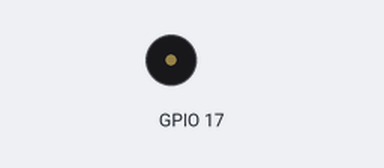
The program below on a simulated Raspberry Pi (BCM pin numbers). Shown: buzzer (waves = sounding). At 26.5 s the program stops and its outputs stay as they are.

Above: at 0.4 s.
At 8.7 s:
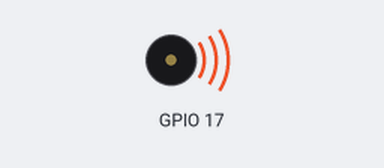
Timing chart, 0 to 26.0 s (numbered marks = the images above):
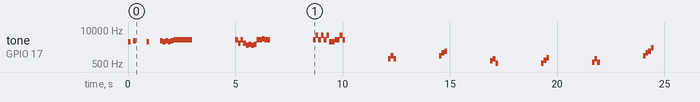

Measured:
- by itself, tone on GPIO 17: plays 3520 Hz for 0.13 s, 3951 Hz for 0.13 s, 3520 Hz for 0.13 s, 3951 Hz for 0.13 s, 3520 Hz for 0.13 s, 3951 Hz for 0.13 s … (49 notes in this stretch)

The program:

proves_buzzer_passiu_20241122.py
```python
from classe_Buzzer_Passiu_underon_3 import *
import time

BP = Buzzer_Passiu(17, 277)

#print(BP)

notes = BP.notes

alarma_incendis = [
    "La7", '', "Si7","","","","", "La7", "","","","","Si7", "La7", "Si7", "La7", "Si7",
    "Do8", "Do8", "Do8", "Do8", "Do8", "Do8", "Do8"
]
alarma_gas = [
    "Do8", "Sol7", "Do8", "Sol7", "Mi7", "Fa7", "Mi7", "Fa7",
    "Do8", "Do8", "Re8", "Do8", "Do8"
]
alarma_intrusio = [
    "Do8", "Sol8", "Do8", "Sol8", "Do8", "Sol8", "La7", "La7",
    "Do8", "Do8", "Sol8", "Do8"
]
to_pulsacio = [
    "Sol5", "Do6", "Sol5"
]
to_armat = [
    "Do6", "Mi6", "Sol6"
]
to_desarmat = [
    "Mi5", "Sol5", "Do5"
]
to_notificacio = [
    "Do5", "Fa5", "La5"
]
to_error = [
    "Re5", "Sol5", "Re5"
]
to_confirmacio = [
    "Do6", "Mi6", "Sol6", "Do7"
]

melodies = [alarma_incendis, alarma_gas, alarma_intrusio, to_pulsacio, to_armat, to_desarmat, to_notificacio, to_error, to_confirmacio]
try:
    while True:
        for melodia in melodies:
#            for a in "a":
             for nota in melodia:
                   # print(nota, notes[nota])

                 BP.nota(notes[nota])


                 time.sleep(0.125)
             BP.desactiva()
             time.sleep(2)
        break


        for nota in notes:
            print(nota, notes[nota])
            BP.nota(notes[nota])
            time.sleep(0.125)
        break
        BP.nota()
        time.sleep(1)
        BP.nota(555)
        time.sleep(1)
        BP.nota(None)
        time.sleep(1)
        print("bip")

except KeyboardInterrupt:
    print("aturat")
```

classe_Buzzer_Passiu_underon_3.py
```python
import RPi.GPIO as GPIO
import time


class Buzzer_Passiu:
    def __init__(self, buzzer_pin, frequencia = 'Sol4'):
        self.notes = notes
        self.pin = buzzer_pin
        GPIO.setmode(GPIO.BCM)  # Mode de numeraciÃ³ de pins
        GPIO.setup(self.pin, GPIO.OUT)  # Configura el pin del buzzer com a sortida

        '''#Definir la freqüencia inicial
        if not (isinstance(frequencia, float) or isinstance(frequencia, int)):
            self.frequencia = notes[frequencia]
        else:
            self.frequencia = frequencia'''
        self.frequencia = self.filtre_nota(frequencia) #Definir la freqüencia inicial
        self.Buzz = GPIO.PWM(self.pin, self.frequencia)

    def nota(self, Frequencia = '', Duty_cycle = 50):
        '''Reprodueix una nota activant el buzzer, però no el desactiva, es queda la nota "in aeternum" /inneternum/'''
        frequencia = self.filtre_nota(Frequencia)
        if frequencia != - 1:
            self.activa(Duty_cycle)
            self.canvia_frequencia(frequencia)
        else:
            self.desactiva()

    def filtre_nota(self, frequencia):
        '''Funció per triar la nota a reproduïr'''
        if frequencia == '':
            return (-1)
        elif not (isinstance(frequencia, float) or isinstance(frequencia, int)):
            try:
                return (notes[frequencia])
            except KeyError:
                return (-1)
        elif frequencia is None:
            return (notes[frequencia])
        else:
            return (frequencia)

    def melodia(self, llista_notes = "to_error"):
        '''Reprodueix una llista de notes (melodia) activant el buzzer, en acabar la llista, atura el buzzer'''
        dd

    def activa(self, Duty_cycle = 50): # Duty cycle al 50% per a millor qualitat de so en la majoria de buzzers
        '''Activa el buzzer per a poder-lo usar'''
        self.Buzz.start(Duty_cycle)

    def desactiva(self):
        '''Atura el buzzer per a que deixi de sonar'''
        self.Buzz.stop()

    def canvia_frequencia(self, frequencia):
        '''Canvia la freqüència de reproducció del buzzer'''
        self.Buzz.ChangeFrequency(frequencia)


    def __str__(self):
        return (f"Funció per a controlar un buzzer passiu amb notes (stribut notes) i melodies (atribut melodies) predefinides\n"
                f"Tot i aquestes notes predefinides, es pot introduir manualment la freqüencia dessitjada per a ser reproduida.\n"
                f"Com a entrada de freqüencia, tant pot ser una variable string amb el nom de la nota predefinida com la frequència\n"
                f"en variable tipus integer o float. Així mateix, la la frequencia de la llista de notes de la melodia pot tenir\n"
                f"exactament el mateix format, o bé str amb el nom del predefinit o el valor int/float indiscriminadament.\n"
                f"Si no s'introdueix cap tipus de frequencia, s'usarà la per defecte Sol4 de 392.00 Hz.")

#### Notes predefinides

notes = {
    "Do0": 16.35, "Do#0": 17.32, "Re0": 18.35, "Re#0": 19.45, "Mi0": 20.60,
    "Fa0": 21.83, "Fa#0": 23.12, "Sol0": 24.50, "Sol#0": 25.96, "La0": 27.50,
    "La#0": 29.14, "Si0": 30.87,

    "Do1": 32.70, "Do#1": 34.65, "Re1": 36.71, "Re#1": 38.89, "Mi1": 41.20,
    "Fa1": 43.65, "Fa#1": 46.25, "Sol1": 49.00, "Sol#1": 51.91, "La1": 55.00,
    "La#1": 58.27, "Si1": 61.74,

    "Do2": 65.41, "Do#2": 69.30, "Re2": 73.42, "Re#2": 77.78, "Mi2": 82.41,
    "Fa2": 87.31, "Fa#2": 92.50, "Sol2": 98.00, "Sol#2": 103.83, "La2": 110.00,
    "La#2": 116.54, "Si2": 123.47,

    "Do3": 130.81, "Do#3": 138.59, "Re3": 146.83, "Re#3": 155.56, "Mi3": 164.81,
    "Fa3": 174.61, "Fa#3": 185.00, "Sol3": 196.00, "Sol#3": 207.65, "La3": 220.00,
    "La#3": 233.08, "Si3": 246.94,

    "Do4": 261.63, "Do#4": 277.18, "Re4": 293.66, "Re#4": 311.13, "Mi4": 329.63,
    "Fa4": 349.23, "Fa#4": 369.99, "Sol4": 392.00, "Sol#4": 415.30, "La4": 440.00,
    "La#4": 466.16, "Si4": 493.88,

    "Do5": 523.25, "Do#5": 554.37, "Re5": 587.33, "Re#5": 622.25, "Mi5": 659.26,
    "Fa5": 698.46, "Fa#5": 739.99, "Sol5": 783.99, "Sol#5": 830.61, "La5": 880.00,
    "La#5": 932.33, "Si5": 987.77,

    "Do6": 1046.50, "Do#6": 1108.73, "Re6": 1174.66, "Re#6": 1244.51, "Mi6": 1318.51,
    "Fa6": 1396.91, "Fa#6": 1479.98, "Sol6": 1567.98, "Sol#6": 1661.22, "La6": 1760.00,
    "La#6": 1864.66, "Si6": 1975.53,

    "Do7": 2093.00, "Do#7": 2217.46, "Re7": 2349.32, "Re#7": 2489.02, "Mi7": 2637.02,
    "Fa7": 2793.83, "Fa#7": 2959.96, "Sol7": 3135.96, "Sol#7": 3322.44, "La7": 3520.00,
    "La#7": 3729.31, "Si7": 3951.07,

    "Do8": 4186.01, "Do#8": 4434.92, "Re8": 4698.63, "Re#8": 4978.03, "Mi8": 5274.04,
    "Fa8": 5587.65, "Fa#8": 5919.91, "Sol8": 6271.93, "Sol#8": 6644.88, "La8": 7040.00,
    "La#8": 7458.62, "Si8": 7902.13,

    "Do9": 8372.02, "Do#9": 8869.84, "Re9": 9397.26, "Re#9": 9956.06,

    None: 1.0, "": -1
}


#### Melodies predefinides

melodies = {
    "alarma_incendis" : ["La7", "Si7", "La7", "Si7", "La7", "Si7", "La7", "Si7", "Do8", "Do8", "Do8", "Do8", "Do8", "Do8", "Do8"],
    "alarma_gas" : ["Do8", "Sol7", "Do8", "Sol7", "Mi7", "Fa7", "Mi7", "Fa7", "Do8", "Do8", "Re8", "Do8", "Do8"],
    "alarma_intrusio" : ["Do8", "Sol8", "Do8", "Sol8", "Do8", "Sol8", "La7", "La7", "Do8", "Do8", "Sol8", "Do8"],
    "to_pulsacio" : ["Sol5", "Do6", "Sol5"],
    "to_armat" : ["Do6", "Mi6", "Sol6"],
    "to_desarmat" : ["Mi5", "Sol5", "Do5"],
    "to_notificacio" : ["Do5", "Fa5", "La5"],
    "to_error" : ["Re5", "Sol5", "Re5"],
    "to_confirmacio" : ["Do6", "Mi6", "Sol6", "Do7"]
    }


'''
# Funció per reproduir una seqüència de notes
def play_sequence(sequence, duration=0.5):
    try:
        pwm.start(1)


    def encendre(self):
        """Activa el buzzer (so)."""
        GPIO.output(self.pin, GPIO.HIGH)


    def apagar(self):
        """Desactiva el buzzer (sense so)."""
        GPIO.output(self.pin, GPIO.LOW)

    def sonar_durant(self, segons):
        """Fa sonar el buzzer durant un cert temps (en segons)."""
        self.encendre()
        time.sleep(segons)
        self.apagar()

    def cleanup(self):
        """Neteja la configuració de GPIO."""
        GPIO.cleanup()


notes = {
    "C4": 261.63, "C#4": 277.18, "D4": 293.66, "D#4": 311.13, "E4": 329.63,
    "F4": 349.23, "F#4": 369.99, "G4": 392.00, "G#4": 415.30, "A4": 440.00,
    "A#4": 466.16, "B4": 493.88,
    "C5": 523.25, "C#5": 554.37, "D5": 587.33, "D#5": 622.25, "E5": 659.26,
    "F5": 698.46, "F#5": 739.99, "G5": 783.99, "G#5": 830.61, "A5": 880.00,
    "A#5": 932.33, "B5": 987.77,
    None: 1
}

# Crear PWM
pwm = GPIO.PWM(BUZZER_PIN, 440)  # Freqüència inicial
pwm.start(50)  # Duty cycle al 50%

# Funció per reproduir una seqüència de notes
def play_sequence(sequence, duration=0.5):
    try:
        pwm.start(1)
        for note in sequence:
            if note in notes:
                pwm.ChangeFrequency(notes[note])
                print(f"Tocant {note} - {notes[note]} Hz")
                time.sleep(duration)  # Durada de cada nota
        pwm.stop()
       # GPIO.output(BUZZER_PIN, GPIO.LOW)
       # pwm.ChangeFrequency('1')
    #finally:
    except KeyboardInterrupt:
        pwm.stop()
        GPIO.cleanup()

'''


'''


#####################

        #### Exemple amb un Buzzer Passiu'''
''' Un buzzer passiu necessita una freqüència específica. Amb aquest exemple es generen diferents
 sons.'''
'''    # Importa els mòduls necessaris
import RPi.GPIO as GPIO
import time
GPIO.setmode(GPIO.BCM)
BUZZER_PIN = 17
GPIO.setup(BUZZER_PIN, GPIO.OUT)
    # Defineix una freqüència (en Hz) i la durada (en segons)
pwm = GPIO.PWM(BUZZER_PIN, 440)  # Freqüència inicial de 440Hz
pwm.start(50)  # Duty cycle al 50%
try:
    pwm.ChangeFrequency(523)  # Nota Do
    time.sleep(0.5)
    pwm.ChangeFrequency(587)  # Nota Re
    time.sleep(0.5)
    pwm.ChangeFrequency(659)  # Nota Mi
    time.sleep(0.5)
    pwm.ChangeFrequency(698)  # Nota Fa
    time.sleep(0.5)
    pwm.stop()
finally:
    GPIO.cleanup()


'''
'''
#####


import RPi.GPIO as GPIO
import time

# Configuració del buzzer
GPIO.setmode(GPIO.BCM)
BUZZER_PIN = 17
GPIO.setup(BUZZER_PIN, GPIO.OUT)

# Diccionari de notes i freqüències
notes = {
    "C4": 261.63, "C#4": 277.18, "D4": 293.66, "D#4": 311.13, "E4": 329.63,
    "F4": 349.23, "F#4": 369.99, "G4": 392.00, "G#4": 415.30, "A4": 440.00,
    "A#4": 466.16, "B4": 493.88,
    "C5": 523.25, "C#5": 554.37, "D5": 587.33, "D#5": 622.25, "E5": 659.26,
    "F5": 698.46, "F#5": 739.99, "G5": 783.99, "G#5": 830.61, "A5": 880.00,
    "A#5": 932.33, "B5": 987.77,
    None: 1
}

# Crear PWM
pwm = GPIO.PWM(BUZZER_PIN, 440)  # Freqüència inicial
pwm.start(50)  # Duty cycle al 50%

# Funció per reproduir una seqüència de notes
def play_sequence(sequence, duration=0.5):
    try:
        pwm.start(1)
        for note in sequence:
            if note in notes:
                pwm.ChangeFrequency(notes[note])
                print(f"Tocant {note} - {notes[note]} Hz")
                time.sleep(duration)  # Durada de cada nota
        pwm.stop()
       # GPIO.output(BUZZER_PIN, GPIO.LOW)
       # pwm.ChangeFrequency('1')
    #finally:
    except KeyboardInterrupt:
        pwm.stop()
        GPIO.cleanup()


# Seqüència de proves
''''''
sequence = ["C4", "D4", "E4", "F4", "G4", "A4", "B4", "C5"]
sequence = ["C4", "C#4", "D4", "D#4", "E4", "F4", "F#4", "G4", "G#4", "A4", "A#4", "B4",
            "C5", "C#5", "D5", "D#5", "E5", "F5", "F#5", "G5", "G#5", "A5", "A#5", "B5"]
play_sequence(sequence, duration=0.5)
''''''
fire_alarm = ["C4", "G4", "C4", "G4"]
sequence = fire_alarm
play_sequence(sequence, duration=0.5)

time.sleep(2)

intrusion_alarm = ["C4", "D4", "E4", "F4", "G4"]
sequence = intrusion_alarm
play_sequence(sequence, duration=0.5)

time.sleep(2)

medical_alarm = ["A4", "A4", '1', "A4", "A4"]
sequence = medical_alarm
play_sequence(sequence, duration=0.5)

time.sleep(2)

gas_alarm = ["F3", '1', "F3", '1']
sequence = gas_alarm
play_sequence(sequence, duration=0.5)

time.sleep(2)

evacuation_alarm = ["A4"]
sequence = evacuation_alarm
play_sequence(sequence, duration=0.5)

time.sleep(2)

custom_alarm = ["C4", "C4", "G4", "G4", "A4", "A4", "G4"]
sequence = custom_alarm
play_sequence(sequence, duration=0.5)'''
```
